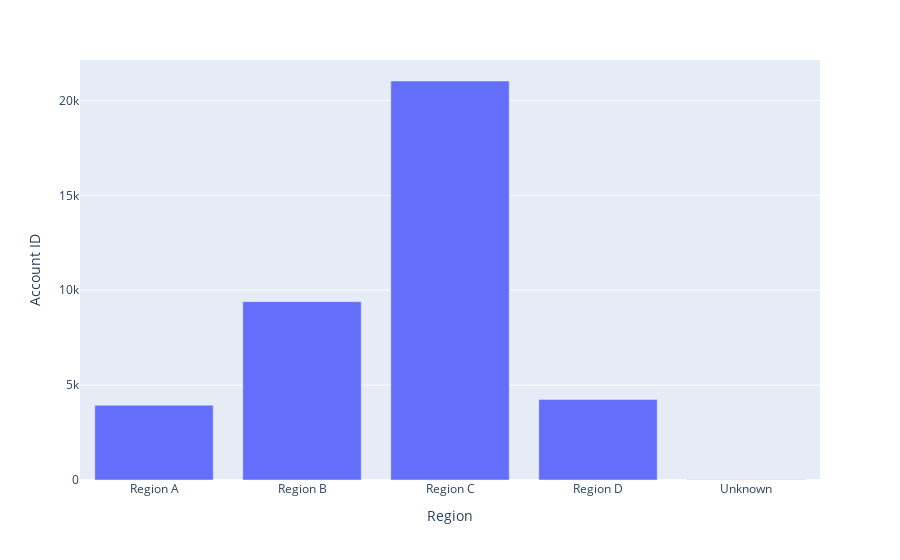

The notebook cell saved with this chart:
### Code cell
px.bar(df.groupby('Region').nunique().reset_index(), x='Region', y='Account ID')

### Figure 1 — Plotly figure (JSON) as saved in the notebook; plotly's stock layout.template omitted (floating-point values rounded to 4 significant figures)
{"data": [{"alignmentgroup": "True", "hovertemplate": "Region=%{x}<br>Account ID=%{y}<extra></extra>", "legendgroup": "", "marker": {"color": "#636efa", "pattern": {"shape": ""}}, "name": "", "offsetgroup": "", "orientation": "v", "showlegend": false, "textposition": "auto", "type": "bar", "x": ["Region A", "Region B", "Region C", "Region D", "Unknown"], "xaxis": "x", "y": [3939, 9399, 21025, 4239, 18], "yaxis": "y"}], "layout": {"barmode": "relative", "legend": {"tracegroupgap": 0}, "margin": {"t": 60}, "xaxis": {"anchor": "y", "domain": [0, 1], "title": {"text": "Region"}}, "yaxis": {"anchor": "x", "domain": [0, 1], "title": {"text": "Account ID"}}}}
